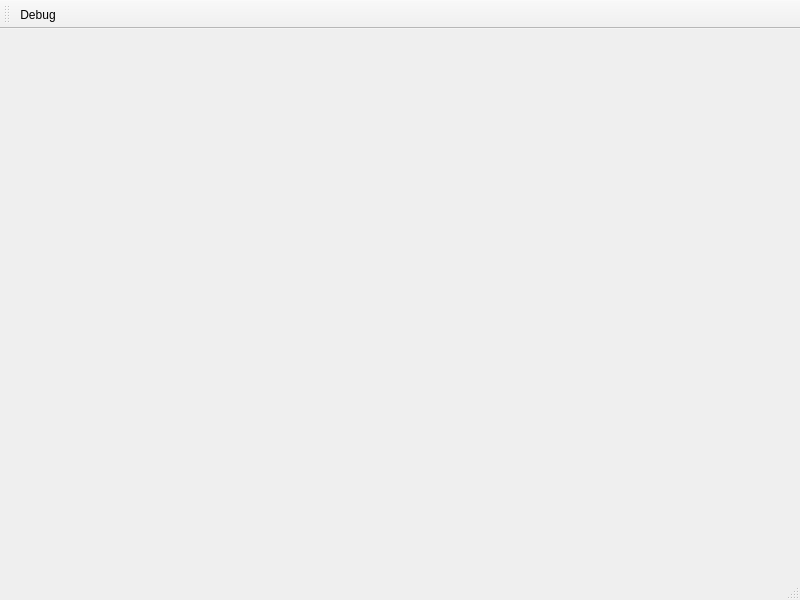
<?xml version="1.0" encoding="UTF-8"?>
<ui version="4.0">
 <class>FixedUI_DEMOClass</class>
 <widget class="QMainWindow" name="FixedUI_DEMOClass">
  <property name="geometry">
   <rect>
    <x>0</x>
    <y>0</y>
    <width>800</width>
    <height>600</height>
   </rect>
  </property>
  <property name="windowTitle">
   <string>FixedUI_DEMO</string>
  </property>
  <widget class="QWidget" name="centralWidget"/>
  <widget class="QMenuBar" name="menuBar">
   <property name="geometry">
    <rect>
     <x>0</x>
     <y>0</y>
     <width>800</width>
     <height>22</height>
    </rect>
   </property>
  </widget>
  <widget class="QToolBar" name="mainToolBar">
   <attribute name="toolBarArea">
    <enum>TopToolBarArea</enum>
   </attribute>
   <attribute name="toolBarBreak">
    <bool>false</bool>
   </attribute>
   <addaction name="actionDebug"/>
  </widget>
  <widget class="QStatusBar" name="statusBar"/>
  <action name="actionDebug">
   <property name="text">
    <string>Debug</string>
   </property>
  </action>
 </widget>
 <layoutdefault spacing="6" margin="11"/>
 <resources>
  <include location="FixedUI_DEMO.qrc"/>
 </resources>
 <connections/>
</ui>
